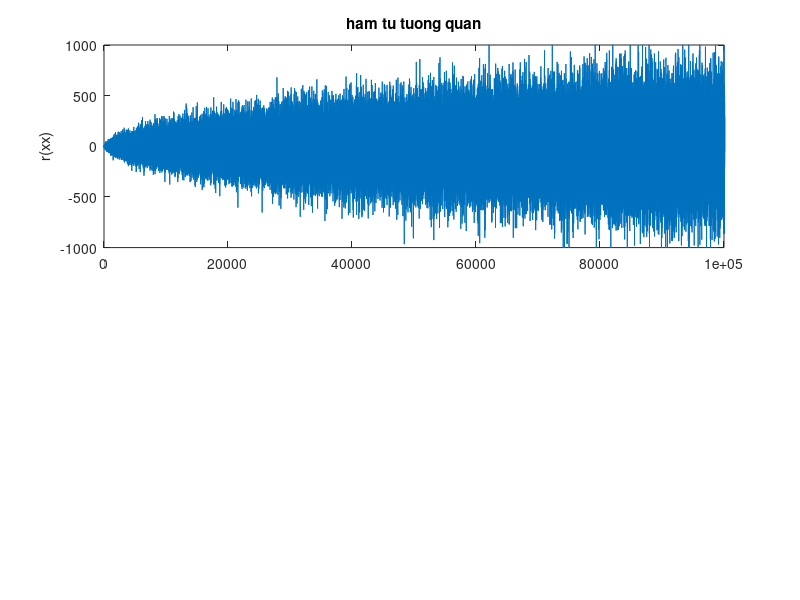

This figure's MATLAB source:
len = 100000;
n=1:len;
x=randn(1,len);
y=xcorr(x,x);
subplot(2,1,1);

plot(y);
axis([0 10^5 -1000 1000]);
save acorr_x;
title('ham tu tuong quan');
ylabel('r(xx)');
